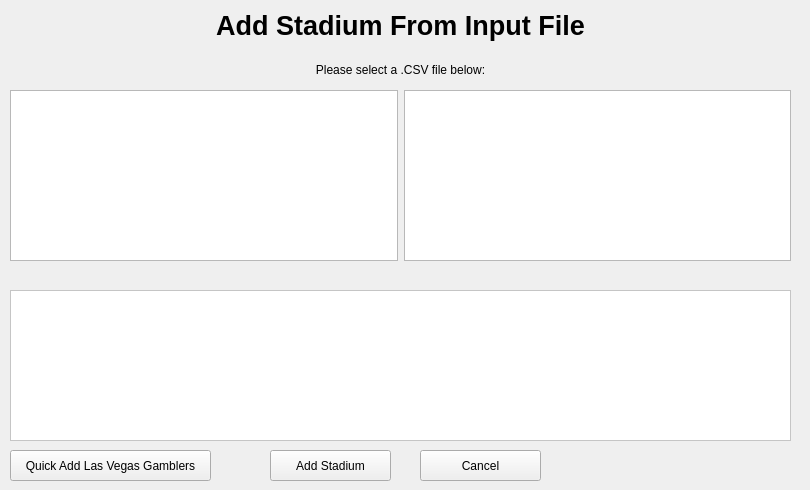
    <widget class="QWidget" name="AdminStadiumsPage">
     <widget class="QWidget" name="layoutWidget_2">
      <property name="geometry">
       <rect>
        <x>10</x>
        <y>90</y>
        <width>781</width>
        <height>171</height>
       </rect>
      </property>
      <layout class="QHBoxLayout" name="horizontalLayout">
       <item>
        <widget class="QTreeView" name="treeView1"/>
       </item>
       <item>
        <widget class="QListView" name="fileView1"/>
       </item>
      </layout>
     </widget>
     <widget class="QTableWidget" name="fileTable">
      <property name="geometry">
       <rect>
        <x>10</x>
        <y>290</y>
        <width>781</width>
        <height>151</height>
       </rect>
      </property>
      <property name="autoFillBackground">
       <bool>true</bool>
      </property>
      <property name="styleSheet">
       <string notr="true">background-color: rgb(255, 255, 255)</string>
      </property>
     </widget>
     <widget class="QLabel" name="ErrorLabel">
      <property name="geometry">
       <rect>
        <x>10</x>
        <y>260</y>
        <width>781</width>
        <height>31</height>
       </rect>
      </property>
      <property name="autoFillBackground">
       <bool>false</bool>
      </property>
      <property name="text">
       <string/>
      </property>
      <property name="alignment">
       <set>Qt::AlignCenter</set>
      </property>
     </widget>
     <widget class="QLabel" name="label_4">
      <property name="geometry">
       <rect>
        <x>10</x>
        <y>60</y>
        <width>781</width>
        <height>20</height>
       </rect>
      </property>
      <property name="text">
       <string>Please select a .CSV file below:</string>
      </property>
      <property name="alignment">
       <set>Qt::AlignCenter</set>
      </property>
     </widget>
     <widget class="QPushButton" name="addButt">
      <property name="geometry">
       <rect>
        <x>270</x>
        <y>450</y>
        <width>121</width>
        <height>31</height>
       </rect>
      </property>
      <property name="autoFillBackground">
       <bool>false</bool>
      </property>
      <property name="styleSheet">
       <string notr="true"/>
      </property>
      <property name="text">
       <string>Add Stadium</string>
      </property>
     </widget>
     <widget class="QPushButton" name="pushButton_cancel_2">
      <property name="geometry">
       <rect>
        <x>420</x>
        <y>450</y>
        <width>121</width>
        <height>31</height>
       </rect>
      </property>
      <property name="autoFillBackground">
       <bool>false</bool>
      </property>
      <property name="styleSheet">
       <string notr="true"/>
      </property>
      <property name="text">
       <string>Cancel</string>
      </property>
     </widget>
     <widget class="QLabel" name="label_17">
      <property name="geometry">
       <rect>
        <x>0</x>
        <y>0</y>
        <width>801</width>
        <height>51</height>
       </rect>
      </property>
      <property name="font">
       <font>
        <pointsize>20</pointsize>
        <weight>75</weight>
        <bold>true</bold>
       </font>
      </property>
      <property name="text">
       <string>Add Stadium From Input File</string>
      </property>
      <property name="alignment">
       <set>Qt::AlignCenter</set>
      </property>
     </widget>
     <widget class="QPushButton" name="pushButton_quickAddStadium">
      <property name="geometry">
       <rect>
        <x>10</x>
        <y>450</y>
        <width>201</width>
        <height>31</height>
       </rect>
      </property>
      <property name="text">
       <string>Quick Add Las Vegas Gamblers</string>
      </property>
     </widget>
     <widget class="QLabel" name="label_31">
      <property name="geometry">
       <rect>
        <x>10</x>
        <y>-40</y>
        <width>181</width>
        <height>121</height>
       </rect>
      </property>
      <property name="text">
       <string/>
      </property>
      <property name="pixmap">
       <pixmap>baseballart4.jpg</pixmap>
      </property>
      <property name="scaledContents">
       <bool>true</bool>
      </property>
     </widget>
    </widget>
